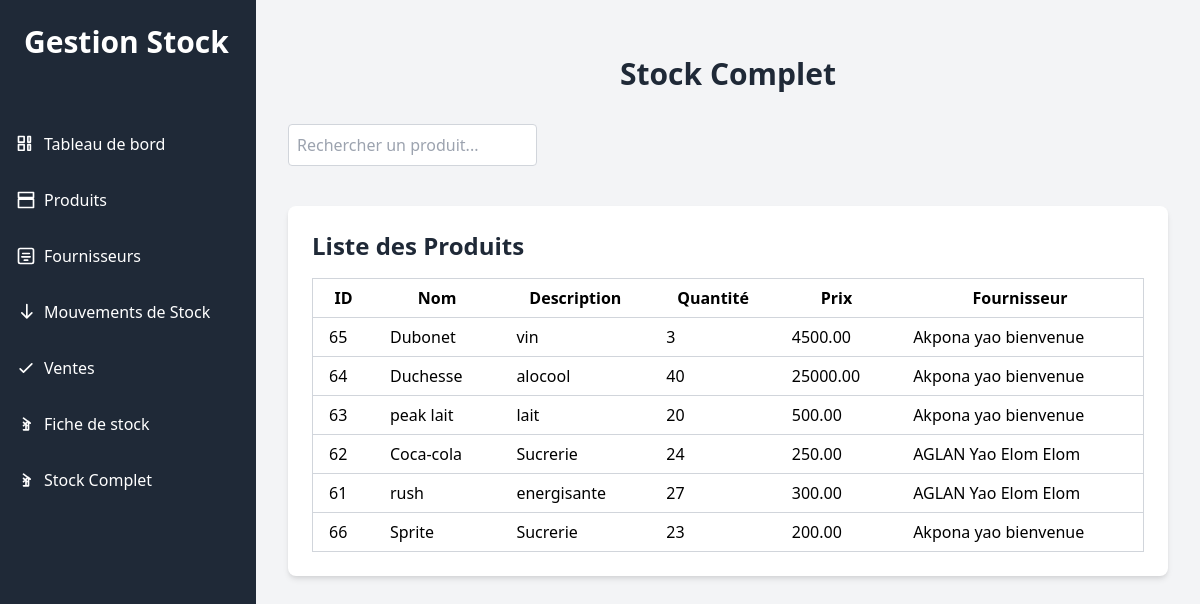
The page /stock.php on the database its author committed.
### tables this page shows
CREATE TABLE IF NOT EXISTS `produits` (
  `id` int NOT NULL AUTO_INCREMENT,
  `nom` varchar(255) NOT NULL,
  `description` text,
  `quantite` int NOT NULL,
  `prix` decimal(10,2) NOT NULL,
  `type_vente` varchar(50) DEFAULT NULL,
  `fournisseur_id` int DEFAULT NULL,
  `prix_unitaire` decimal(10,2) DEFAULT NULL,
  `stock` int NOT NULL DEFAULT '0',
  PRIMARY KEY (`id`)
);

CREATE TABLE IF NOT EXISTS `fournisseurs` (
  `id` int NOT NULL AUTO_INCREMENT,
  `nom` varchar(255) NOT NULL,
  `adresse` text,
  `contact` varchar(255) DEFAULT NULL,
  PRIMARY KEY (`id`)
);

### public/stock.php (the view, shortened to what this page needs)
<?php
include 'db_connect.php';
$sql = "SELECT p.id, p.nom, p.description, p.quantite, p.prix, f.nom AS fournisseur
        FROM produits p
        JOIN fournisseurs f ON p.fournisseur_id = f.id";
$stmt = $conn->prepare($sql);
$stmt->execute();
$result = $stmt->get_result();
if ($result->num_rows > 0) {
    $rows = [];
    while ($row = $result->fetch_assoc()) {
        $rows[] = $row;
    }
} else {
    $rows = [];
}
?>
<!DOCTYPE html>
<html lang="fr">
<head>
    <link href="css/styles.css" rel="stylesheet">
    <link href="https://cdn.jsdelivr.net/npm/tailwindcss@2.2.19/dist/tailwind.min.css" rel="stylesheet">
</head>
<body class="bg-gray-100">
 <div class="h-screen w-64 bg-gray-800 text-white fixed top-0 left-0">
        <div class="p-6">
            <h1 class="text-3xl font-semibold">Gestion Stock</h1>
        </div>
        <nav class="mt-10">
            <ul>
                <li class="mb-4">
                    <a href="index.php" class="block py-2 px-4 hover:bg-gray-700 rounded flex items-center">
                        <svg xmlns="http://www.w3.org/2000/svg" class="h-5 w-5 mr-2" fill="none" viewBox="0 0 24 24" stroke="currentColor">
                            <path stroke-linecap="round" stroke-linejoin="round" stroke-width="2" d="M9.75 3v6.75H3V3h6.75zm7.5 0v6.75H14.25V3h3zm-7.5 9.75v6.75H3v-6.75h6.75zm7.5 0v6.75H14.25v-6.75h3z" />
                        </svg>
                        Tableau de bord
                    </a>
                </li>
                <li class="mb-4">
                    <a href="produits.php" class="block py-2 px-4 hover:bg-gray-700 rounded flex items-center">
                        <svg xmlns="http://www.w3.org/2000/svg" class="h-5 w-5 mr-2" fill="none" viewBox="0 0 24 24" stroke="currentColor">
                            <path stroke-linecap="round" stroke-linejoin="round" stroke-width="2" d="M3 3h18v6H3V3zm0 8h18v10H3V11z" />
                        </svg>
                        Produits
                    </a>
                </li>
                <li class="mb-4">
                    <a href="fournisseurs.php" class="block py-2 px-4 hover:bg-gray-700 rounded flex items-center">
                        <svg xmlns="http://www.w3.org/2000/svg" class="h-5 w-5 mr-2" fill="none" viewBox="0 0 24 24" stroke="currentColor">
                            <path stroke-linecap="round" stroke-linejoin="round" stroke-width="2" d="M5 3h14a2 2 0 012 2v14a2 2 0 01-2 2H5a2 2 0 01-2-2V5a2 2 0 012-2zm3 6h8M7 13h10m-7 4h4" />
                        </svg>
                        Fournisseurs
                    </a>
                </li>
                <li class="mb-4">
                    <a href="mouvements.php" class="block py-2 px-4 hover:bg-gray-700 rounded flex items-center">
                        <svg xmlns="http://www.w3.org/2000/svg" class="h-5 w-5 mr-2" fill="none" viewBox="0 0 24 24" stroke="currentColor">
                            <path stroke-linecap="round" stroke-linejoin="round" stroke-width="2" d="M19 13l-6 6m0 0l-6-6m6 6V3" />
                        </svg>
                        Mouvements de Stock
                    </a>
                </li>
                <li class="mb-4">
                    <a href="ventes.php" class="block py-2 px-4 hover:bg-gray-700 rounded flex items-center">
                        <svg xmlns="http://www.w3.org/2000/svg" class="h-5 w-5 mr-2" fill="none" viewBox="0 0 24 24" stroke="currentColor">
                            <path stroke-linecap="round" stroke-linejoin="round" stroke-width="2" d="M5 13l4 4L19 7" />
                        </svg>
                        Ventes
                    </a>
                </li>
                <li class="mb-4">
                    <a href="fiche_de_stock.php" class="block py-2 px-4 hover:bg-gray-700 rounded flex items-center">
                        <svg xmlns="http://www.w3.org/2000/svg" class="h-5 w-5 mr-2" fill="none" viewBox="0 0 24 24" stroke="currentColor">
                            <path stroke-linecap="round" stroke-linejoin="round" stroke-width="2" d="M9 14l2-2m0 0l2-2m-2 2l-2-2m2 2l2 2M12 12v7m0 0H9m3 0h3m0 0V9m0 0l2 2m0 0l-2-2m2 2L9 5" />
                        </svg>
                        Fiche de stock
                    </a>
                </li>
                <li class="mb-4">
                    <a href="stock.php" class="block py-2 px-4 hover:bg-gray-700 rounded flex items-center">
                        <svg xmlns="http://www.w3.org/2000/svg" class="h-5 w-5 mr-2" fill="none" viewBox="0 0 24 24" stroke="currentColor">
                            <path stroke-linecap="round" stroke-linejoin="round" stroke-width="2" d="M9 14l2-2m0 0l2-2m-2 2l-2-2m2 2l2 2M12 12v7m0 0H9m3 0h3m0 0V9m0 0l2 2m0 0l-2-2m2 2L9 5" />
                        </svg>
                        Stock Complet
                    </a>
                </li>
            </ul>
        </nav>
    </div>
    <div class="ml-64 p-8">
        <h1 class="text-3xl font-bold text-center text-gray-800 mb-8">Stock Complet</h1>
        <form class="mb-6" method="GET">
        <input type="text" id="search" placeholder="Rechercher un produit..." class="mb-4 p-2 border border-gray-300 rounded">
        </form>
        <div class="bg-white p-6 rounded-lg shadow-md">
            <h2 class="text-2xl font-bold text-gray-800 mb-4">Liste des Produits</h2>
            <table class="min-w-full bg-white border-collapse border border-gray-300">
                <thead>
                    <tr>
                        <th class="py-2 px-4 border-b border-gray-300">ID</th>
                        <th class="py-2 px-4 border-b border-gray-300">Nom</th>
                        <th class="py-2 px-4 border-b border-gray-300">Description</th>
                        <th class="py-2 px-4 border-b border-gray-300">Quantité</th>
                        <th class="py-2 px-4 border-b border-gray-300">Prix</th>
                        <th class="py-2 px-4 border-b border-gray-300">Fournisseur</th>
                    </tr>
                </thead>
                <tbody>
                    <?php
                    if (!empty($rows)) {
                        foreach ($rows as $row) {
                            echo "<tr>
                                    <td class='py-2 px-4 border-b border-gray-300'>{$row['id']}</td>
                                    <td class='py-2 px-4 border-b border-gray-300'>{$row['nom']}</td>
                                    <td class='py-2 px-4 border-b border-gray-300'>{$row['description']}</td>
                                    <td class='py-2 px-4 border-b border-gray-300'>{$row['quantite']}</td>
                                    <td class='py-2 px-4 border-b border-gray-300'>{$row['prix']}</td>
                                    <td class='py-2 px-4 border-b border-gray-300'>{$row['fournisseur']}</td>
                                  </tr>";
                        }
                    } else {
                        echo "<tr><td colspan='6' class='py-2 px-4 border-b border-gray-300 text-center'>Aucun produit trouvé</td></tr>";
                    }
                    ?>
                </tbody>
            </table>
        </div>
    </div>
</body>
</html>

### rows shown on the page
produits: id "65", nom "Dubonet", description "vin", quantite "3", prix "4500.00", fournisseur.nom "Akpona yao bienvenue"
produits: id "64", nom "Duchesse", description "alocool", quantite "40", prix "25000.00", fournisseur.nom "Akpona yao bienvenue"
produits: id "63", nom "peak lait", description "lait", quantite "20", prix "500.00", fournisseur.nom "Akpona yao bienvenue"
produits: id "62", nom "Coca-cola", description "Sucrerie", quantite "24", prix "250.00", fournisseur.nom "AGLAN Yao Elom Elom"
produits: id "61", nom "rush", description "energisante", quantite "27", prix "300.00", fournisseur.nom "AGLAN Yao Elom Elom"
produits: id "66", nom "Sprite", description "Sucrerie", quantite "23", prix "200.00", fournisseur.nom "Akpona yao bienvenue"
